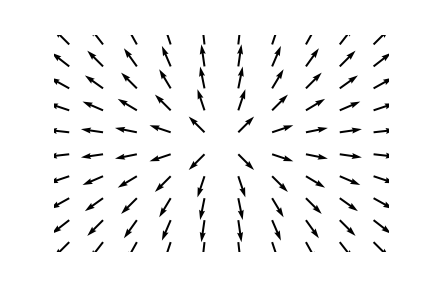

Recreate this plot in Python.
import numpy as np
import matplotlib.pyplot as plt
import matplotlib.colors as colors

pi = 3.14
rho = 1;
eps = 1;

nx = 10
ny = 10
x = np.linspace(-1,1,nx)
y = np.linspace(-1,1,nx)

x,y = np.meshgrid(x,y)

u = x/np.sqrt(x**2 + y**2)
v = y/np.sqrt(x**2 + y**2)

plt.quiver(x,y,u,v,scale=15)
plt.axis('off')
plt.savefig("divergence.svg",bbox_inches = 0, transparent = True)
plt.show()


#divergance is'
nx = 50
ny = 50
x = np.linspace(-1,1,nx)
y = np.linspace(-1,1,nx)

x,y = np.meshgrid(x,y)

div = 1/np.sqrt(x**2 + y**2)

#norm = cm.colors.Normalize(vmax=abs(Z).max(), vmin=-abs(Z).max())
#div = 10*np.log10(div/10)
plt.pcolor(div,norm=colors.LogNorm(vmin=div.min()))#,extent=[-1, 1, -1, 1], norm=colors.LogNorm(vmin=div.min(), vmax=div.max()) )
plt.colorbar()
plt.axis('off')
plt.savefig("divergence_res.svg",bbox_inches = 0, transparent = True)
plt.show()
